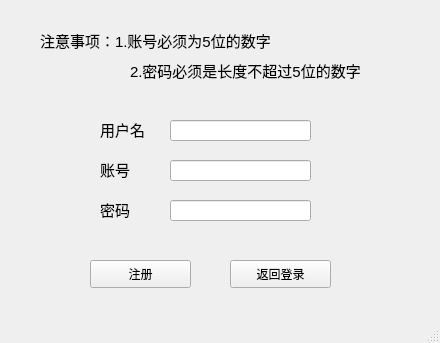
<?xml version="1.0" encoding="UTF-8"?>
<ui version="4.0">
 <class>StartWindow</class>
 <widget class="QMainWindow" name="StartWindow">
  <property name="geometry">
   <rect>
    <x>0</x>
    <y>0</y>
    <width>440</width>
    <height>343</height>
   </rect>
  </property>
  <property name="windowTitle">
   <string>MainWindow</string>
  </property>
  <widget class="QWidget" name="centralwidget">
   <widget class="QLabel" name="label1">
    <property name="geometry">
     <rect>
      <x>40</x>
      <y>20</y>
      <width>311</width>
      <height>41</height>
     </rect>
    </property>
    <property name="font">
     <font>
      <pointsize>11</pointsize>
     </font>
    </property>
    <property name="text">
     <string>注意事项：1.账号必须为5位的数字</string>
    </property>
   </widget>
   <widget class="QLabel" name="label3">
    <property name="geometry">
     <rect>
      <x>100</x>
      <y>120</y>
      <width>51</width>
      <height>18</height>
     </rect>
    </property>
    <property name="font">
     <font>
      <pointsize>11</pointsize>
     </font>
    </property>
    <property name="text">
     <string>用户名</string>
    </property>
   </widget>
   <widget class="QLineEdit" name="act_input">
    <property name="geometry">
     <rect>
      <x>170</x>
      <y>160</y>
      <width>141</width>
      <height>21</height>
     </rect>
    </property>
    <property name="font">
     <font>
      <pointsize>8</pointsize>
     </font>
    </property>
    <property name="text">
     <string/>
    </property>
    <property name="echoMode">
     <enum>QLineEdit::Normal</enum>
    </property>
   </widget>
   <widget class="QPushButton" name="register_btn">
    <property name="geometry">
     <rect>
      <x>90</x>
      <y>260</y>
      <width>101</width>
      <height>28</height>
     </rect>
    </property>
    <property name="text">
     <string>注册</string>
    </property>
   </widget>
   <widget class="QLineEdit" name="name_input">
    <property name="geometry">
     <rect>
      <x>170</x>
      <y>120</y>
      <width>141</width>
      <height>21</height>
     </rect>
    </property>
    <property name="font">
     <font>
      <pointsize>8</pointsize>
     </font>
    </property>
    <property name="text">
     <string/>
    </property>
    <property name="echoMode">
     <enum>QLineEdit::Normal</enum>
    </property>
   </widget>
   <widget class="QLabel" name="label5">
    <property name="geometry">
     <rect>
      <x>100</x>
      <y>200</y>
      <width>41</width>
      <height>18</height>
     </rect>
    </property>
    <property name="font">
     <font>
      <pointsize>11</pointsize>
     </font>
    </property>
    <property name="text">
     <string>密码</string>
    </property>
   </widget>
   <widget class="QLabel" name="label4">
    <property name="geometry">
     <rect>
      <x>100</x>
      <y>160</y>
      <width>41</width>
      <height>18</height>
     </rect>
    </property>
    <property name="font">
     <font>
      <pointsize>11</pointsize>
     </font>
    </property>
    <property name="text">
     <string>账号</string>
    </property>
   </widget>
   <widget class="QLabel" name="label2">
    <property name="geometry">
     <rect>
      <x>130</x>
      <y>50</y>
      <width>311</width>
      <height>41</height>
     </rect>
    </property>
    <property name="font">
     <font>
      <pointsize>11</pointsize>
     </font>
    </property>
    <property name="text">
     <string>2.密码必须是长度不超过5位的数字</string>
    </property>
   </widget>
   <widget class="QPushButton" name="return_btn">
    <property name="geometry">
     <rect>
      <x>230</x>
      <y>260</y>
      <width>101</width>
      <height>28</height>
     </rect>
    </property>
    <property name="text">
     <string>返回登录</string>
    </property>
   </widget>
   <widget class="QLineEdit" name="pwd_Input">
    <property name="geometry">
     <rect>
      <x>170</x>
      <y>200</y>
      <width>141</width>
      <height>21</height>
     </rect>
    </property>
    <property name="font">
     <font>
      <pointsize>8</pointsize>
     </font>
    </property>
    <property name="text">
     <string/>
    </property>
    <property name="echoMode">
     <enum>QLineEdit::Normal</enum>
    </property>
   </widget>
  </widget>
  <widget class="QMenuBar" name="menubar">
   <property name="geometry">
    <rect>
     <x>0</x>
     <y>0</y>
     <width>440</width>
     <height>26</height>
    </rect>
   </property>
  </widget>
  <widget class="QStatusBar" name="statusbar"/>
 </widget>
 <resources/>
 <connections/>
</ui>
